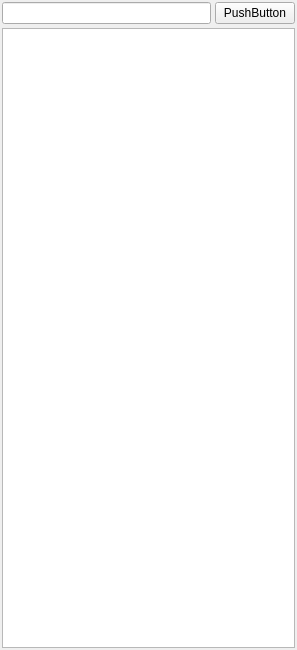
<?xml version="1.0" encoding="UTF-8"?>
<ui version="4.0">
 <class>WindowOutliner</class>
 <widget class="QMainWindow" name="WindowOutliner">
  <property name="geometry">
   <rect>
    <x>0</x>
    <y>0</y>
    <width>297</width>
    <height>650</height>
   </rect>
  </property>
  <property name="windowTitle">
   <string>MainWindow</string>
  </property>
  <widget class="QWidget" name="centralwidget">
   <layout class="QVBoxLayout" name="verticalLayout">
    <property name="spacing">
     <number>4</number>
    </property>
    <property name="leftMargin">
     <number>2</number>
    </property>
    <property name="topMargin">
     <number>2</number>
    </property>
    <property name="rightMargin">
     <number>2</number>
    </property>
    <property name="bottomMargin">
     <number>2</number>
    </property>
    <item>
     <layout class="QHBoxLayout" name="horizontalLayout">
      <item>
       <widget class="QLineEdit" name="lineEdit"/>
      </item>
      <item>
       <widget class="QPushButton" name="pushButton">
        <property name="text">
         <string>PushButton</string>
        </property>
       </widget>
      </item>
     </layout>
    </item>
    <item>
     <widget class="QTreeView" name="treeView"/>
    </item>
   </layout>
  </widget>
 </widget>
 <resources/>
 <connections/>
</ui>
